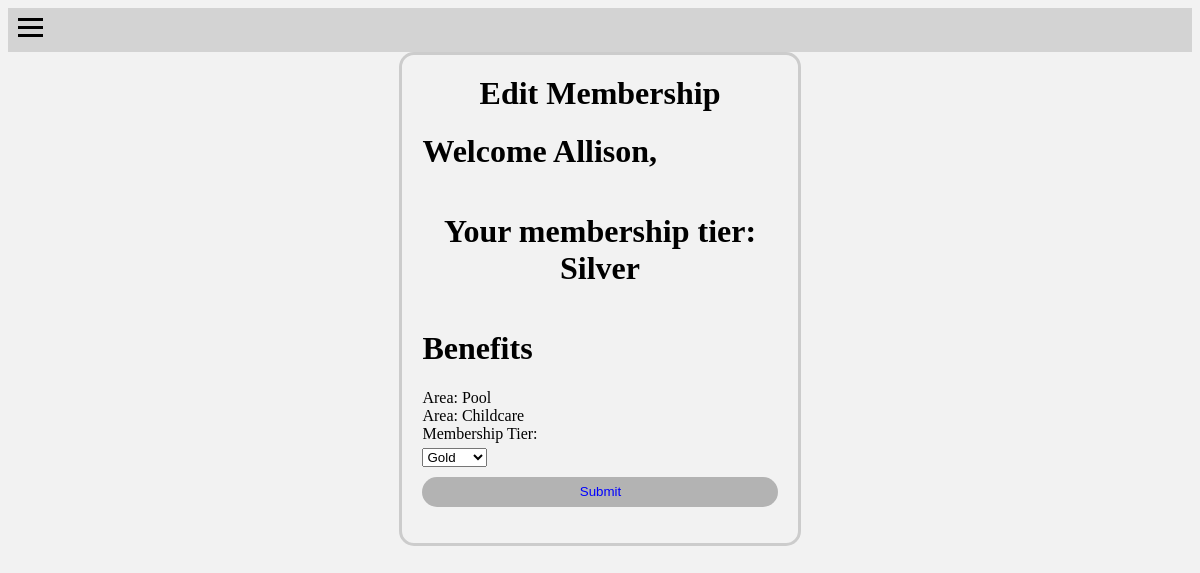
The page /editProfile (signed in) on the database its author committed.
### main.py (models this page shows, shortened)
class Member(UserMixin, db.Model):
    __tablename__ = "member"
    Member_ID = db.Column(db.Integer, primary_key=True)
    Fname = db.Column(db.String(50))
    Lname = db.Column(db.String(50))
    DOB = db.Column(db.String(50))
    Email = db.Column(db.String(50))
    Password = db.Column(db.String(50))
    Tier_ID = db.Column(db.String(50), db.ForeignKey('Membership_tier.ID'))
    Trainer_ID = db.Column(db.Integer, db.ForeignKey('trainer.Trainer_ID'))

class Membership_tier(db.Model):
    __tablename__ = "Membership_tier"
    ID = db.Column(db.Integer, primary_key=True)
    Name = db.Column(db.String(50))
    Price = db.Column(db.Integer)
    Length = db.Column(db.Integer)
    benefit = db.relationship('Benefit_Tier', backref='membershiptier', lazy='dynamic')

class Benefit(db.Model):
    __tablename__ = "benefit"
    Benefit_ID = db.Column(db.Integer, primary_key=True)
    Area = db.Column(db.String(50))
    Type = db.Column(db.String(50))
    memberTier = db.relationship('Benefit_Tier', backref='Benefit', lazy='dynamic')

### main.py (the view)
@login_required
@app.route("/editProfile", methods=['POST', 'GET'])
def editProfile():
    if request.method == "POST":
        user = current_user
        new_tier_name = request.form.get("membership_tier")  # Retrieve the selected membership tier from the form
        new_tier = Membership_tier.query.filter_by(Name=new_tier_name).first()
        if new_tier:
            user.Tier_ID = new_tier.ID
            db.session.commit()
            flash("Membership tier updated successfully", "success")
        else:
            flash("Invalid membership tier selected", "error")
        return render_template('home.html', login=login, Fname=user.Fname)
    else:
        user = current_user
        tier = Membership_tier.query.filter_by(ID=user.Tier_ID).first()
        if tier:
            benefitsxtier = Benefit_Tier.query.filter_by(Tier_ID=tier.ID).all()
            benefit_ids = [benefit_tier.Benefit_ID for benefit_tier in benefitsxtier]
            benefits = Benefit.query.filter(Benefit.Benefit_ID.in_(benefit_ids)).all()
        else:
            benefits = []
        tier_name = tier.Name
        return render_template("editProfile.html", login=True, user=user, tier=tier_name, benefits=benefits)

### main.py (called while the page is built)
@login_manager.user_loader
def load_user(user_id):
    return Member.query.get(int(user_id))

### templates/editProfile.html (shortened to what this page needs)
{% extends "base.html" %}
{% block nav %}
    <nav>
        <div class="menu-icon">
            <span></span>
            <span></span>
            <span></span>
        </div>
    </nav>
{% endblock %}
{% block body %}
<html>
<div class="form-container">
    <form action="/editProfile" method='POST'>
        <h1 class="login_header">Edit Membership</h1>
        <h1>Welcome {{ user.Fname }},</h1>
        <h1>Your membership tier: {{ tier }}</h1>
        <h1>Benefits</h1>
        {% for benefit in benefits %}
            <p1>Area: {{ benefit.Area }}</p1>
        {% endfor %}
        <label for="membership_tier">Membership Tier:</label>
        <select id="membership_tier" name="membership_tier">
            <option value="Gold">Gold</option>
        </select>
        <input type="submit" name="submit" class="submit">
    </form>
</div>
</html>
{% endblock %}

### templates/editProfile.html (style rules this page uses)
.menu-icon { display: block; cursor: pointer; padding: 10px; }
.menu-icon span { display: block; width: 25px; height: 3px; background-color: black; margin-bottom: 5px; }
.form-container { border: 3px solid #ccc; padding: 20px; text-align: center; border-radius: 15px; width: 30%; max-width: 400px; margin: auto; }
form { width: 100%; display: flex; flex-direction: column; align-items: flex-start; }
label { margin-bottom: 5px; }
.submit { background: #b3b3b3; width: 100%; height: 30px; border: none; border-radius: 17px; padding-left: 7px; color: blue; margin-top: 10px; cursor: pointer; transition: background-color 0.3s; }
.login_header { vertical-align:middle; margin:auto; horizontal-align:middle; }

### templates/base.html (style rules this page uses)
body { background-color: #f2f2f2; }
nav { background-color: #d3d3d3; width: 100%; }

### rows shown on the page
Member: Fname "Allison"
Membership_tier: Name "Silver"
Benefit: Area "Pool"
Benefit: Area "Childcare"
